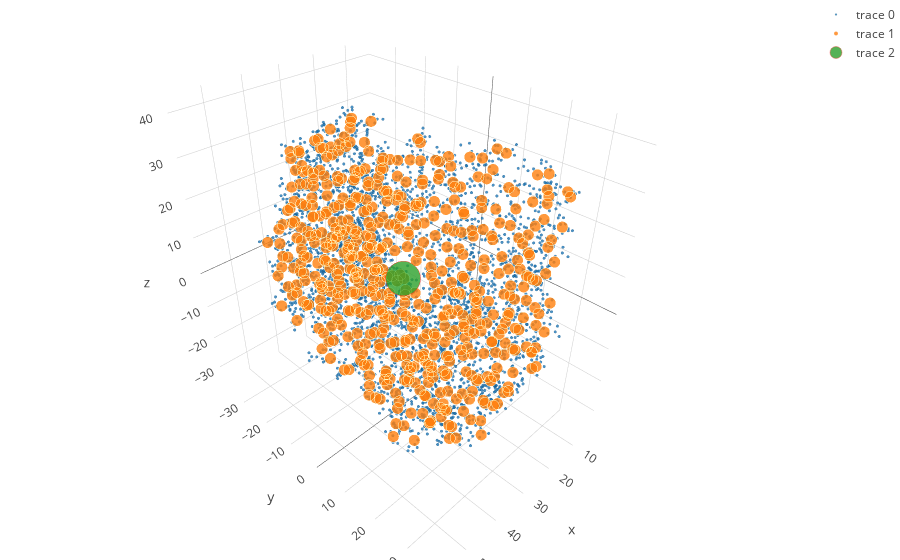

This figure's notebook cell:
### Code cell
trace1 = go.Scatter3d(x=all_coords[:,0],y=all_coords[:,1],z=all_coords[:,2],
    mode='markers',
    marker=dict(size=1, line=dict(color='rgba(0,0,0, 0.14)', width=0.5), opacity=0.8))
trace2 = go.Scatter3d(x=COMres_coords[:,0],y=COMres_coords[:,1],z=COMres_coords[:,2],
    mode='markers',
    marker=dict(size=4, line=dict(color='rgba(217, 217, 217, 0.14)', width=0.5), opacity=0.8))
trace3 = go.Scatter3d(x=[COM_prot[0]],y=[COM_prot[1]],z=[COM_prot[2]],
    mode='markers',
    marker=dict(size=12, line=dict(color='rgba(255, 0, 0, 0.75)', width=0.5), opacity=0.8))

data = [trace1, trace2, trace3]
layout = go.Layout(margin=dict(l=0,r=0,b=0,t=0))

fig = go.Figure(data=data, layout=layout)
iplot(fig)

### Figure 1 — Plotly figure (JSON) as saved in the notebook; plotly's stock layout.template omitted (floating-point values rounded to 4 significant figures; data arrays with more than 128 entries replaced by an {"elided": "..."} marker saying what was removed)
{"data": [{"marker": {"line": {"color": "rgba(0,0,0, 0.14)", "width": 0.5}, "opacity": 0.8, "size": 1}, "mode": "markers", "type": "scatter3d", "uid": "d2d2dd9c-1386-4193-8fcc-d47f41b71e21", "x": {"elided": "4614 float values"}, "y": {"elided": "4614 float values"}, "z": {"elided": "4614 float values"}}, {"marker": {"line": {"color": "rgba(217, 217, 217, 0.14)", "width": 0.5}, "opacity": 0.8, "size": 4}, "mode": "markers", "type": "scatter3d", "uid": "59002a81-be18-48ed-829f-f7623abf0d14", "x": {"elided": "550 float values"}, "y": {"elided": "550 float values"}, "z": {"elided": "550 float values"}}, {"marker": {"line": {"color": "rgba(255, 0, 0, 0.75)", "width": 0.5}, "opacity": 0.8, "size": 12}, "mode": "markers", "type": "scatter3d", "uid": "db4264a1-8a9b-4bb3-900d-793c65451468", "x": [31.01], "y": [1.091], "z": [5.261]}], "layout": {"margin": {"b": 0, "l": 0, "r": 0, "t": 0}}}
